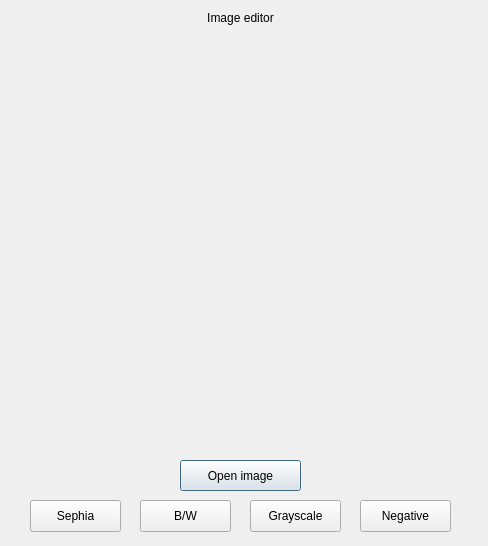
<?xml version="1.0" encoding="UTF-8"?>
<ui version="4.0">
 <class>imageEditor</class>
 <widget class="QDialog" name="imageEditor">
  <property name="geometry">
   <rect>
    <x>0</x>
    <y>0</y>
    <width>488</width>
    <height>546</height>
   </rect>
  </property>
  <property name="windowTitle">
   <string>Dialog</string>
  </property>
  <widget class="QLabel" name="label">
   <property name="geometry">
    <rect>
     <x>200</x>
     <y>10</y>
     <width>81</width>
     <height>16</height>
    </rect>
   </property>
   <property name="text">
    <string>Image editor</string>
   </property>
   <property name="alignment">
    <set>Qt::AlignCenter</set>
   </property>
  </widget>
  <widget class="QLabel" name="imageLabel">
   <property name="geometry">
    <rect>
     <x>20</x>
     <y>40</y>
     <width>441</width>
     <height>411</height>
    </rect>
   </property>
   <property name="autoFillBackground">
    <bool>true</bool>
   </property>
   <property name="text">
    <string/>
   </property>
   <property name="scaledContents">
    <bool>false</bool>
   </property>
   <property name="wordWrap">
    <bool>false</bool>
   </property>
  </widget>
  <widget class="QPushButton" name="pushButton">
   <property name="geometry">
    <rect>
     <x>180</x>
     <y>460</y>
     <width>121</width>
     <height>31</height>
    </rect>
   </property>
   <property name="text">
    <string>Open image</string>
   </property>
  </widget>
  <widget class="QPushButton" name="pushButton_2">
   <property name="geometry">
    <rect>
     <x>30</x>
     <y>500</y>
     <width>91</width>
     <height>32</height>
    </rect>
   </property>
   <property name="text">
    <string>Sephia</string>
   </property>
  </widget>
  <widget class="QPushButton" name="pushButton_3">
   <property name="geometry">
    <rect>
     <x>140</x>
     <y>500</y>
     <width>91</width>
     <height>32</height>
    </rect>
   </property>
   <property name="text">
    <string>B/W</string>
   </property>
  </widget>
  <widget class="QPushButton" name="pushButton_4">
   <property name="geometry">
    <rect>
     <x>250</x>
     <y>500</y>
     <width>91</width>
     <height>32</height>
    </rect>
   </property>
   <property name="text">
    <string>Grayscale</string>
   </property>
  </widget>
  <widget class="QPushButton" name="pushButton_5">
   <property name="geometry">
    <rect>
     <x>360</x>
     <y>500</y>
     <width>91</width>
     <height>32</height>
    </rect>
   </property>
   <property name="text">
    <string>Negative</string>
   </property>
  </widget>
 </widget>
 <resources/>
 <connections/>
</ui>
